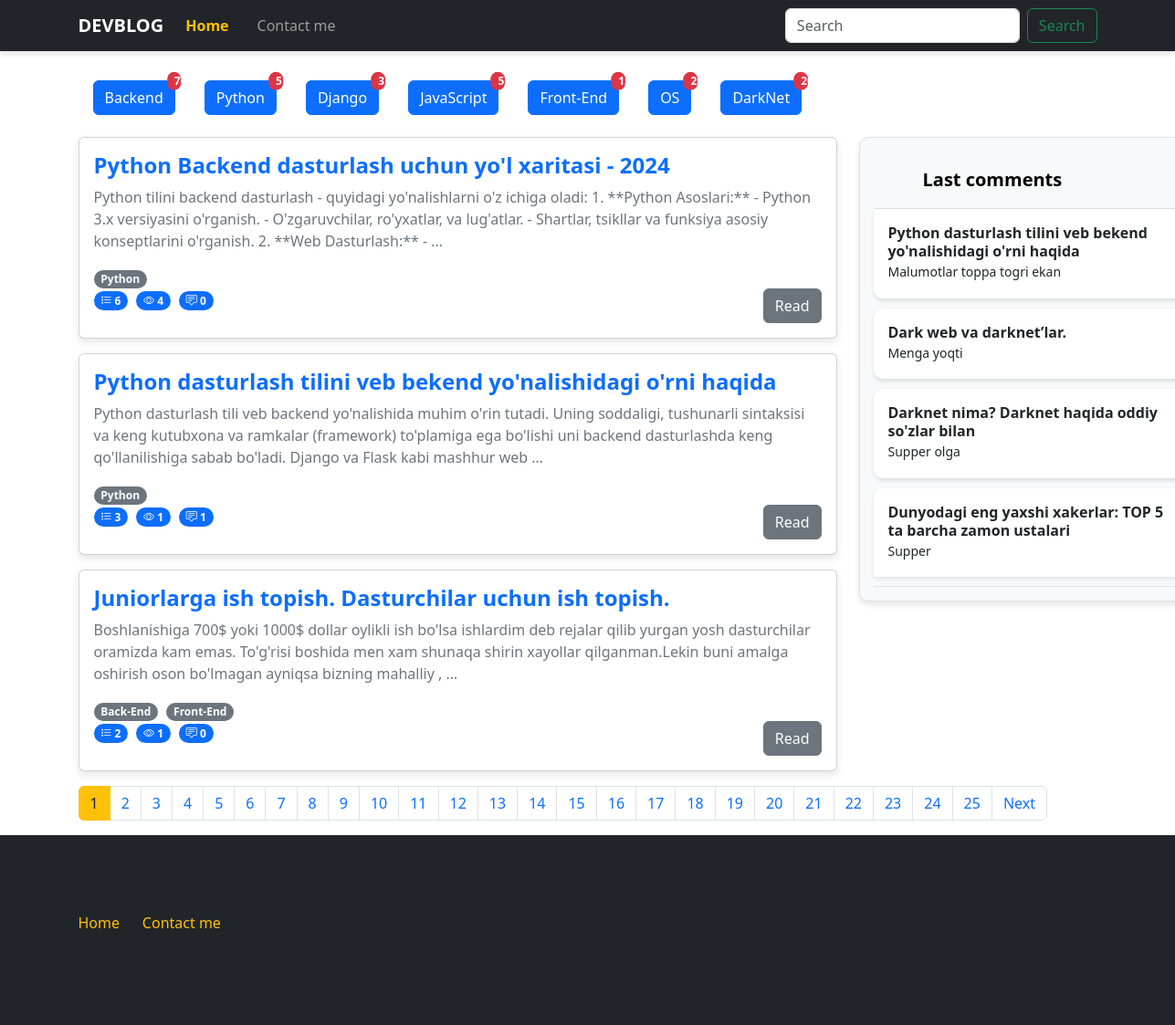
The page / on the database its author committed.
### blog/models.py (models this page shows, shortened)
class Category(models.Model):
    name = models.CharField(verbose_name="Category name",max_length=250)
    slug = models.SlugField(max_length=250, unique=True)

class Post(models.Model):
    title = models.CharField(verbose_name="Post title",max_length=550)
    body = models.TextField(verbose_name="Post body")
    author = models.CharField(verbose_name="Post author",default="Admin",max_length=100)
    category = models.ForeignKey(Category, on_delete=models.PROTECT,related_name='posts')
    tag = models.ManyToManyField(Tag)
    views = models.PositiveIntegerField(default=0)
    publish_date = models.DateTimeField(verbose_name="Published time",auto_now_add=True)
    published = models.BooleanField(default=True)
    on_top = models.BooleanField(default=False)

class Tag(models.Model):
    name = models.CharField(verbose_name="Tag name",max_length=250)
    slug = models.SlugField(max_length=250, unique=True)

class Comment(models.Model):
    author = models.CharField(verbose_name="Comment author",max_length=100,blank=False)
    comment = models.TextField(verbose_name="Comment")
    post = models.ForeignKey(Post, on_delete=models.CASCADE, related_name='comments')

### blog/views.py (the view)
# urls.py: path('', views.home_page, name='home'),
def home_page(request):
    categories = Category.objects.all()
    posts = Post.objects.all()
    paginator = Paginator(posts, 3)
    page_number = request.GET.get("page")
    page_obj = paginator.get_page(page_number)
    last_comments = Comment.objects.all().order_by("-id")[:10]
    data = {
        "categories":categories,
        "page_obj":page_obj,
        "last_comments":last_comments
    }
    return render(request=request, template_name='index.html', context=data)

### templates/index.html (shortened to what this page needs)
{% load static %}
<!DOCTYPE html>
<html lang="en">
  <head>
    <link rel="stylesheet" href="{% static 'css/style.css' %}" />
    <link
      rel="stylesheet"
      href="https://cdn.jsdelivr.net/npm/bootstrap-icons@1.11.3/font/bootstrap-icons.min.css"
    />
    <link
      href="https://cdn.jsdelivr.net/npm/bootstrap@5.3.2/dist/css/bootstrap.min.css"
      rel="stylesheet"
    />
  </head>
  <body>
    <header>
      <nav class="navbar navbar-expand-md navbar-dark bg-dark mb-4">
        <div class="container">
          <a class="navbar-brand" href="/">DevBlog</a>
          <div class="collapse navbar-collapse" id="navbarCollapse">
            <ul class="navbar-nav me-auto mb-2 mb-md-0">
              <li class="nav-item">
                <a class="nav-link active" aria-current="page" href="/">Home</a>
              </li>
              <li class="nav-item">
                <a class="nav-link" href="#">Contact me</a>
              </li>
            </ul>
            <form
              class="d-flex"
              role="search"
              action="{% url 'blog:search' %}"
              method="get"
            >
              <input
                class="form-control me-2"
                name="query"
                type="search"
                placeholder="Search"
                aria-label="Search"
                control-id="ControlID-1"
              />
              <button
                class="btn btn-outline-success"
                type="submit"
                control-id="ControlID-2"
              >
                Search
              </button>
            </form>
          </div>
        </div>
      </nav>
    </header>
    <main>
      <section>
        <div class="container-md">
          <div class="d-flex flex-wrap my-3">
            {% for cat in categories %}
            <div class="d-flex flex-wrap mx-3 my-2">
              <a
                href="{% url 'blog:category_list' cat.slug %}"
                class="btn btn-primary position-relative"
              >
                {{ cat.name }}
                <span
                  class="position-absolute top-0 start-100 translate-middle badge rounded-pill bg-danger"
                >
                  {{cat.posts.all.count}}
                </span>
              </a>
            </div>
            {% endfor %}
          </div>
        </div>
        <div class="container-md">
          <div class="row">
            <div class="col-sm-12 col-md-9">
              {% for post in page_obj %}
              <div class="card mb-3">
                <div class="card-body">
                  <div class="content">
                    <a
                      href="{% url 'blog:detail' post.id %}"
                      class="text-decoration-none"
                    >
                      <h4 class="card-title fw-bold">{{post.title}}</h4></a
                    >
                    <p class="card-text">{{post.body|truncatewords:'35'}}</p>
                    {% for tag in post.tag.all %}
                    <span class="badge rounded-pill text-bg-secondary"
                      >{{tag.name}}</span
                    >
                    {% endfor %}
                    <br />
                    <span class="badge bg-primary rounded-pill">
                      <i class="bi bi-list-stars"></i>
                      {{post.ratings.all.count}}
                    </span>
                    <span class="badge bg-primary rounded-pill">
                      <i class="bi bi-eye"></i>
                      {{post.views}}
                    </span>
                    <span class="badge bg-primary rounded-pill">
                      <i class="bi bi-chat-square-text"></i>
                      {{post.comments.all.count}}
                    </span>
                    <a
                      href="{% url 'blog:detail' post.id %}"
                      class="btn btn-secondary float-end"
                      >Read</a
                    >
                  </div>
                </div>
              </div>
              {% empty %}
              <h3>Posts not found !</h3>
              {% endfor %}
              <nav aria-label="...">
                <ul class="pagination">
                  {% for page in page_obj.paginator.page_range %}
                  <li class="page-item {% if page_obj.number == page %} active {% endif %}">
                    <a class="page-link" href="?page={{ page }}">{{ page }}</a>
                  </li>
                  {% endfor %}
                  {% if page_obj.has_next %}
                  <li class="page-item">
                    <a
                      class="page-link"
                      href="?page={{ page_obj.next_page_number }}"
                      >Next</a
                    >
                  </li>
                  {% endif %}
                </ul>
              </nav>
            </div>
            <div class="col-sm-none col-md-3">
              <div
                class="d-flex flex-column align-items-stretch flex-shrink-0 bg-body-tertiary"
                style="width: 380px"
              >
                <a
                  href="/"
                  class="d-flex align-items-center flex-shrink-0 p-3 link-body-emphasis text-decoration-none border-bottom"
                >
                  <svg class="bi pe-none me-2" width="30" height="24">
                    <use xlink:href="#bootstrap"></use>
                  </svg>
                  <span class="fs-5 fw-semibold">Last comments</span>
                </a>
                <div
                  class="list-group list-group-flush border-bottom scrollarea"
                >
                  {% for comment in last_comments %}
                  <a
                    href="{% url 'blog:detail' comment.post.id %}"
                    class="list-group-item list-group-item-action py-3 lh-sm"
                  >
                    <div
                      class="d-flex w-100 align-items-center justify-content-between"
                    >
                      <strong class="mb-1">{{comment.post.title}}</strong>
                    </div>
                    <div class="col-10 mb-1 small">{{comment.comment}}</div>
                  </a>
                  {% endfor %}
                </div>
              </div>
            </div>
          </div>
        </div>
      </section>
    </main>
    <footer class="footer mt-auto text-white-50 bg-dark">
      <div class="container">
        <div class="row my-5">
          <div class="col-12">
            <nav
              style="--bs-breadcrumb-divider: '|'"
              aria-label="breadcrumb"
              class="py-3"
            >
              <ol class="breadcrumb">
                <li class="breadcrumb-item">
                  <a href="/" class="text-decoration-none">Home</a>
                </li>
                <li class="breadcrumb-item" aria-current="page">
                  <a href="#" class="text-decoration-none">Contact me</a>
                </li>
              </ol>
            </nav>
          </div>
        </div>
      </div>
    </footer>
  </body>
</html>

### static/css/style.css (style rules this page uses)
body { font-family: 'Roboto', sans-serif; background-color: #f8f9fa; color: #212529; margin: 0; padding: 0; line-height: 1.6; }
a { text-decoration: none; color: #0d6efd; transition: color 0.3s ease; }
.navbar { box-shadow: 0 4px 6px rgba(0, 0, 0, 0.1); }
.navbar-brand { font-size: 1.5rem; font-weight: 700; text-transform: uppercase; }
.nav-link { font-size: 1rem; margin-right: 15px; }
.nav-link.active { color: #ffc107 !important; font-weight: bold; }
.btn-primary { position: relative; font-size: 1rem; font-weight: 600; padding: 10px 20px; border-radius: 30px; }
.btn-primary .badge { font-size: 0.75rem; top: -10px; right: -10px; background-color: #dc3545; }
.card { border: none; border-radius: 10px; box-shadow: 0 4px 10px rgba(0, 0, 0, 0.1); margin-bottom: 20px; }
.card-title { font-size: 1.5rem; font-weight: bold; color: #212529; }
.card-text { font-size: 1rem; color: #6c757d; }
.badge { font-size: 0.9rem; margin-right: 5px; }
.btn-secondary { background-color: #6c757d; border: none; font-weight: 600; padding: 8px 20px; border-radius: 20px; }
.pagination .page-item.active .page-link { background-color: #ffc107; border-color: #ffc107; color: #212529; }
.bg-body-tertiary { background-color: #ffffff; border: 1px solid #dee2e6; border-radius: 10px; box-shadow: 0 4px 6px rgba(0, 0, 0, 0.1); padding: 15px; }
.list-group-item { border: none; padding: 15px 20px; border-radius: 10px; background-color: #f8f9fa; margin-bottom: 10px; box-shadow: 0 2px 4px rgba(0, 0, 0, 0.1); }
footer { background-color: #212529; color: #ffffff; padding: 20px 0; }
footer a { color: #ffc107; }
.breadcrumb { background-color: transparent; padding: 0; margin: 0; font-size: 1rem; }
.breadcrumb-item a { color: #ffc107; }

### rows shown on the page
Category: name "Backend", posts.all.count "7"
Category: name "Python", posts.all.count "5"
Category: name "Django", posts.all.count "3"
Category: name "JavaScript", posts.all.count "5"
Category: name "Front-End", posts.all.count "15"
Category: name "OS", posts.all.count "20"
Category: name "DarkNet", posts.all.count "20"
Post: title "Python Backend dasturlash uchun yo'l xaritasi - 2024", body "Python tilini backend dasturlash - quyidagi yo'nalishlarni o'z ichiga oladi: 1. **Python Asoslari:** - Python 3.x versiyasini o'rganish. - O'zgaruvchilar, ro'yxatlar, va lug'atlar. - Shartlar, tsikllar va funksiya asosiy konseptlarini o'rganish. 2. **Web Dasturlash:** - …", ratings.all.count "6", views "4", comments.all.count "0"
Tag: name "Python"
Post: title "Python dasturlash tilini veb bekend yo'nalishidagi o'rni haqida", body "Python dasturlash tili veb backend yo'nalishida muhim o'rin tutadi. Uning soddaligi, tushunarli sintaksisi va keng kutubxona va ramkalar (framework) to'plamiga ega bo'lishi uni backend dasturlashda keng qo'llanilishiga sabab bo'ladi. Django va Flask kabi mashhur web …", ratings.all.count "3", views "1", comments.all.count "1"
Post: title "Juniorlarga ish topish. Dasturchilar uchun ish topish.", body "Boshlanishiga 700$ yoki 1000$ dollar oylikli ish bo'lsa ishlardim deb rejalar qilib yurgan yosh dasturchilar oramizda kam emas. To'g'risi boshida men xam shunaqa shirin xayollar qilganman.Lekin buni amalga oshirish oson bo'lmagan ayniqsa bizning mahalliy , …", ratings.all.count "2", views "1", comments.all.count "0"
Tag: name "Back-End"
Tag: name "Front-End"
Comment: post "Python dasturlash tilini veb bekend yo'nalishidagi o'rni haqida", comment "Malumotlar toppa togri ekan"
Comment: post "Dark web va darknet’lar.", comment "Menga yoqti"
Comment: post "Darknet nima? Darknet haqida oddiy so'zlar bilan", comment "Supper olga"
Comment: post "Dunyodagi eng yaxshi xakerlar: TOP 5 ta barcha zamon ustalari", comment "Supper"

### other values the page prints
{{ page }} "1" "2" "3" "4" "5" "6" "7" "8" "9" "10" "11" "12" "13" "14" "15" "16" "17" "18" "19" "20" "21" "22" "23" "24" "25"
